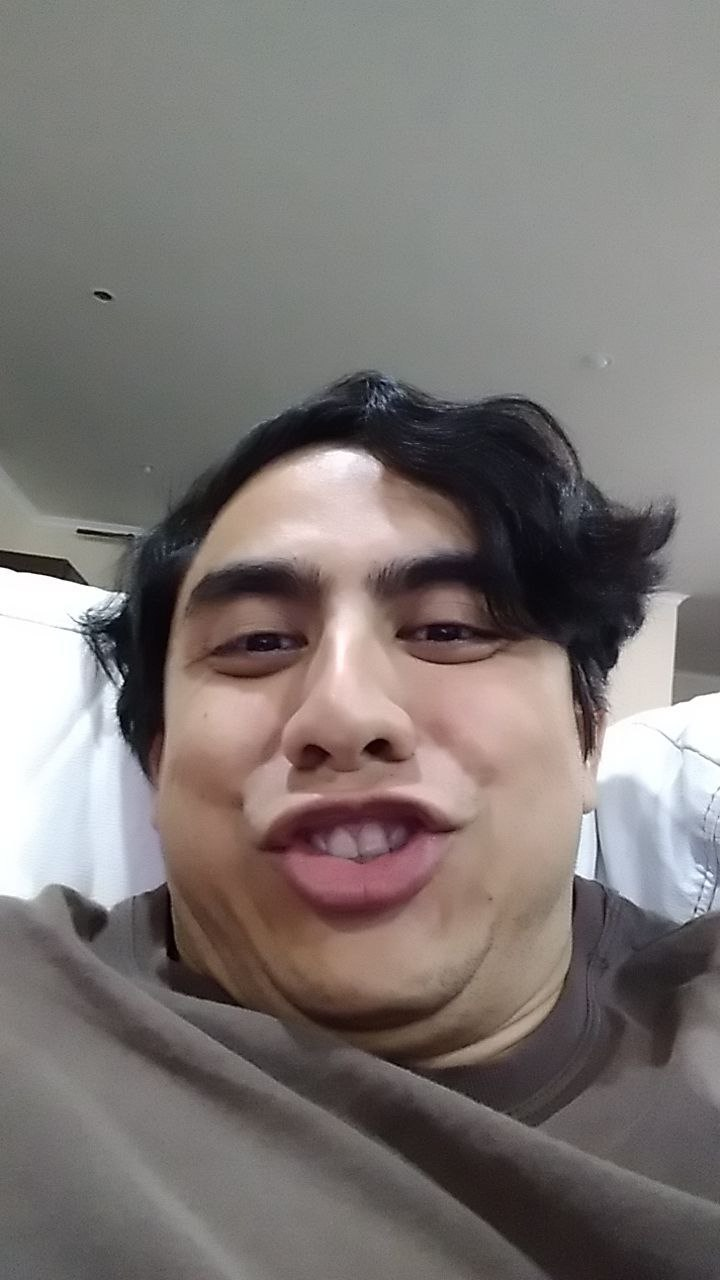
#> input picture trab1/img/patrick.jpeg, 720 x 1280 px
$ python ex2.py
#> lines starting #> are read from the running program, lines starting #| are printed output that depends on the picture; after the words box and inside, x2 and y2 are one past the last pixel; in counts of white or black regions, pixels touching at a corner belong together
import numpy as np
import cv2

MAX_INTENSITY = 255

# Loads the image in grayscale
def load_image_grayscale() :
    img_path = "img/patrick.jpeg"
    return cv2.imread(img_path, 0)
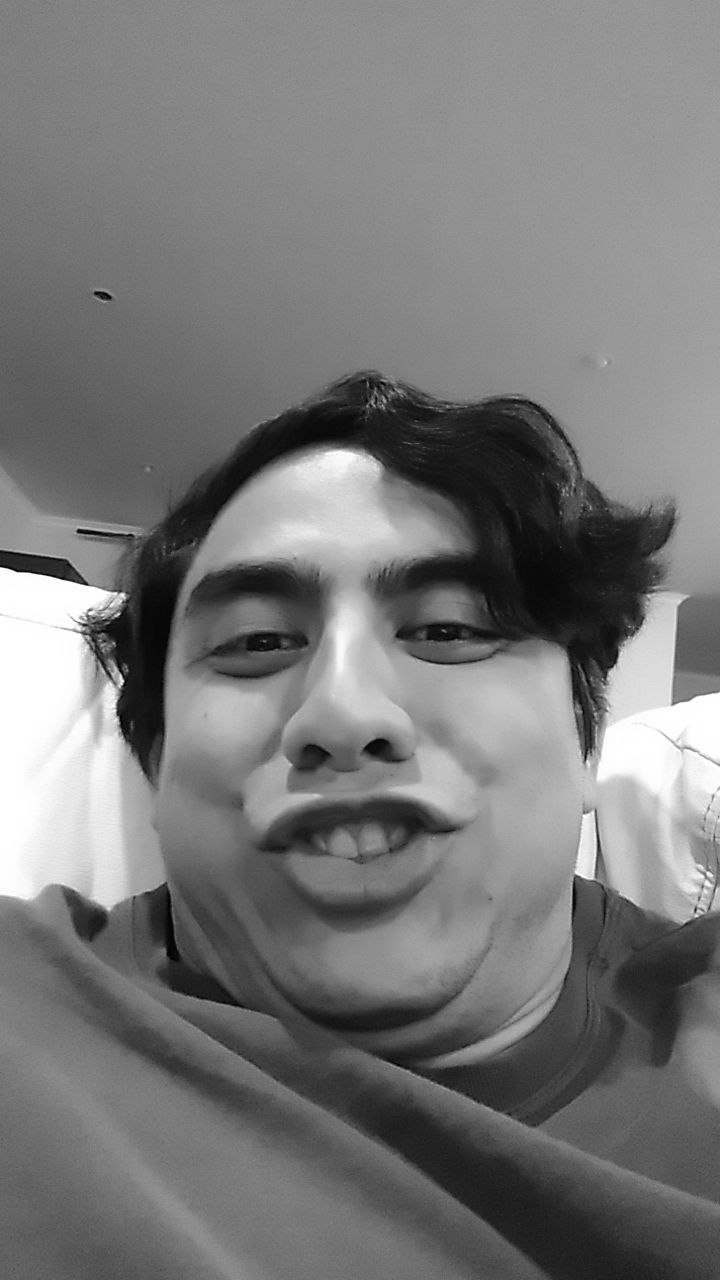
#> returned value: shape (1280, 720); min 0, max 255, mean 120.3

def display_image(img, img_title):
    # Converts to unsigned 8 bit int
    abs_img = cv2.convertScaleAbs(img)
    cv2.imwrite(f'{img_title}.jpg', abs_img)
    cv2.imshow(img_title, abs_img)

# For visualization purposes we will change the maximum intensity
# of an image to white
def increase_white_contrast(img):
    ximg = img.copy()
    ximg[ximg == ximg.max()] = MAX_INTENSITY
    return ximg

def end_program():
    # Cleans images
    cv2.waitKey(0)
    cv2.destroyAllWindows()


img = load_image_grayscale()
height, width = img.shape
#> height = 1280; width = 720

# First, let us print the image without any kind of modification
display_image(img, f'Original Image with 256 levels')

# We will use bit masks to remove the LSB of our pixels
masks = [
    (0b11111100, 64),
    (0b11111000, 32),
    (0b11110000, 16),
    (0b11100000, 8),
    (0b11000000, 4),
    (0b10000000, 2)
]

for mask in masks:
    ximg = img & mask[0]

    # We will increase the white contrast to help visualize
    ximg = increase_white_contrast(ximg)

    display_image(ximg, f'Image with {mask[1]} levels')
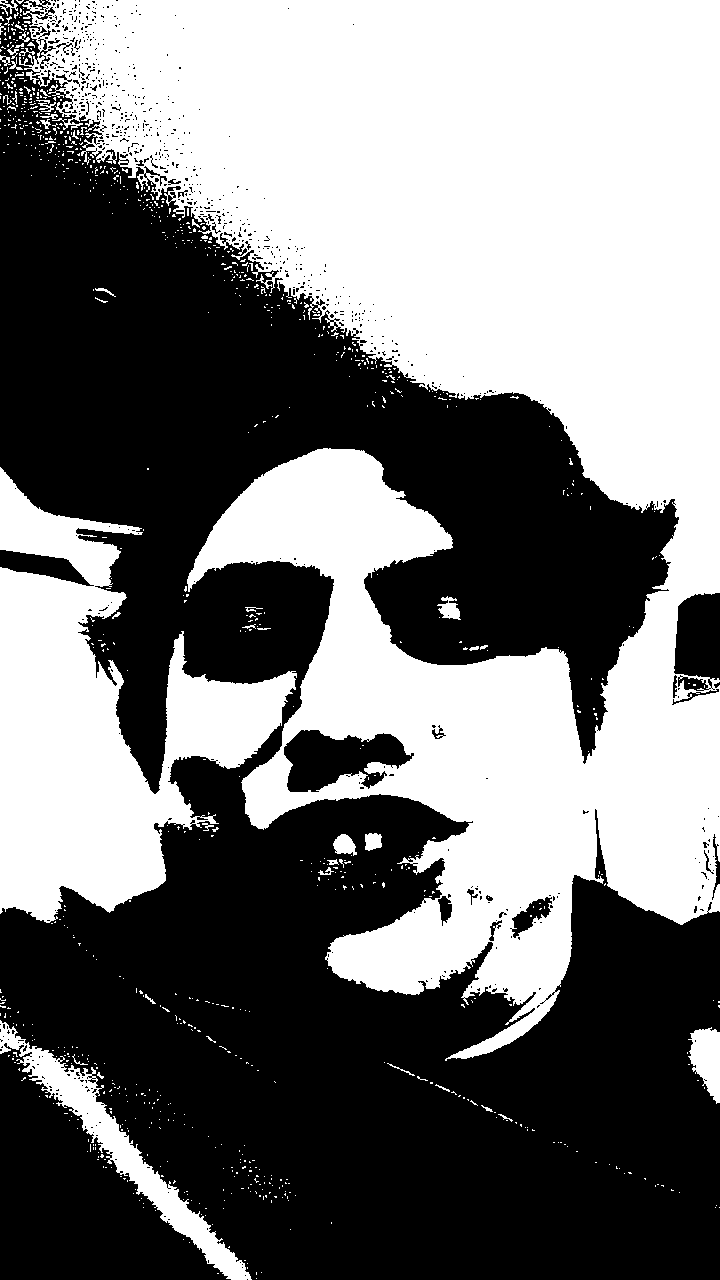
#> ximg: shape (1280, 720); 47.1% white; 927 white regions (879 under 20 px), largest, box (x1, y1, x2, y2) and area: (19, 0, 720, 1061) 358109, (0, 467, 297, 923) 60175, (0, 1020, 252, 1280) 8676

end_program()

$ run again, with trab1/img/baboon.png saved as trab1/img/patrick.jpeg
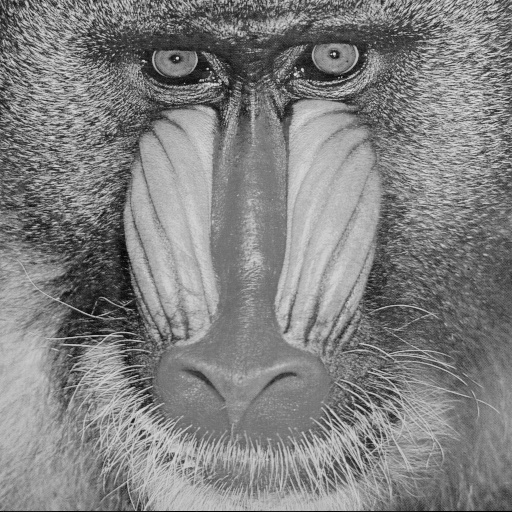
#> input picture trab1/img/baboon.png, 512 x 512 px
#> in load_image_grayscale, returned value is the input picture: shape (512, 512); min 0, max 232, mean 129.2
#> after the loop `for mask in masks:`:
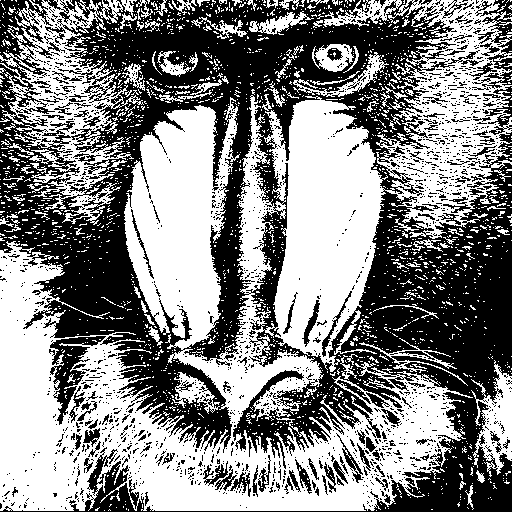
#> ximg: shape (512, 512); 52.3% white; 1836 black regions (1695 under 20 px), largest, box (x1, y1, x2, y2) and area: (0, 0, 512, 512) 108384, (49, 336, 106, 425) 1636, (478, 0, 512, 71) 941

$ run again, with trab1/img/house.png saved as trab1/img/patrick.jpeg
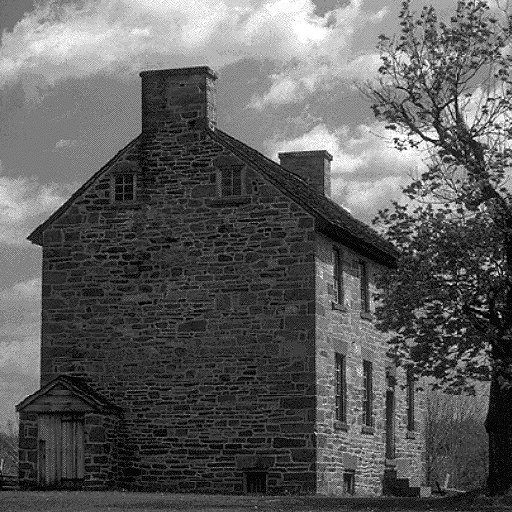
#> input picture trab1/img/house.png, 512 x 512 px
#> in load_image_grayscale, returned value is the input picture: shape (512, 512); min 0, max 255, mean 92.9
#> after the loop `for mask in masks:`:
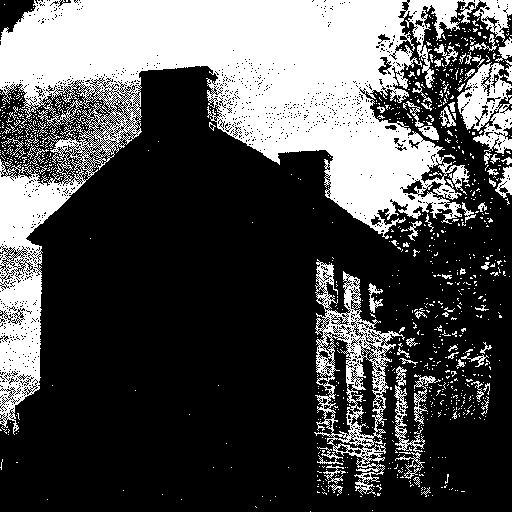
#> ximg: shape (512, 512); 31.2% white; 979 white regions (907 under 20 px), largest, box (x1, y1, x2, y2) and area: (0, 0, 512, 435) 65625, (314, 259, 405, 495) 5589, (457, 55, 512, 154) 2732

$ run again, with trab1/img/peppers.png saved as trab1/img/patrick.jpeg
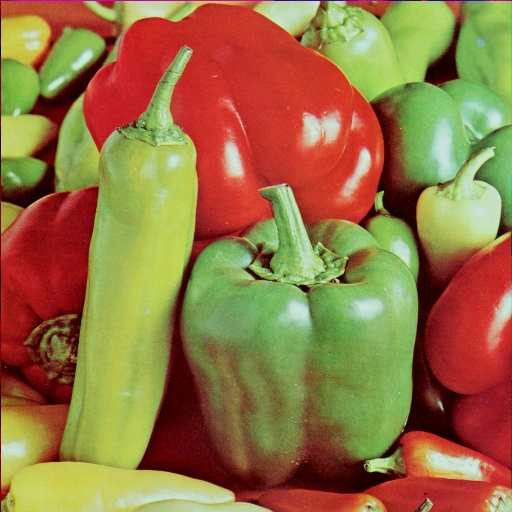
#> input picture trab1/img/peppers.png, 512 x 512 px
#> in load_image_grayscale, `return cv2.imread(img_path, 0)`:
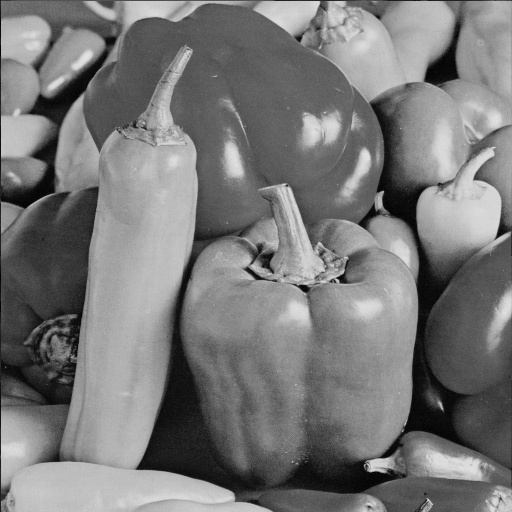
#> returned value: shape (512, 512); min 0, max 229, mean 120.2
#> after the loop `for mask in masks:`:
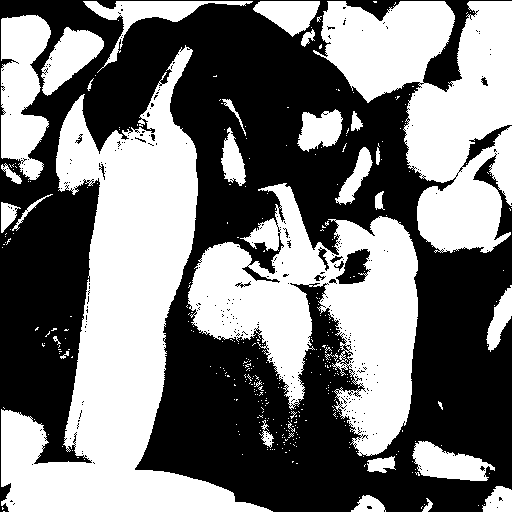
#> ximg: shape (512, 512); 47.5% white; 368 white regions (337 under 20 px), largest, box (x1, y1, x2, y2) and area: (1, 45, 273, 512) 46185, (188, 183, 418, 456) 29538, (313, 1, 512, 253) 27752
